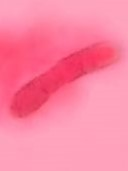
#> input picture images/pombe.jpeg, 128 x 171 px
$ python main.py
#> lines starting #> are read from the running program, lines starting #| are printed output that depends on the picture; after the words box and inside, x2 and y2 are one past the last pixel; in counts of white or black regions, pixels touching at a corner belong together
import cv2

def calculate_area(rfile, wfile, thresh):

#> called with rfile = './images/pombe.jpeg', wfile = './contours/pombe-contour.jpg', thresh = 120
    img = cv2.imread(rfile)
#> img is the input picture: shape (171, 128, 3); mean B, G, R 162.3, 131.5, 252.2

    # convert the img to greyscale
    greyscaled = cv2.cvtColor(img, cv2.COLOR_BGR2GRAY)
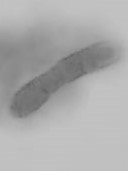
#> greyscaled: shape (171, 128); min 100, max 194, mean 171

    #get threshold(bw) 126 was finalised after hit and trial
    ret, threshold = cv2.threshold(greyscaled, thresh, 255, cv2.THRESH_BINARY)
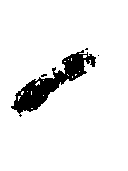
#> threshold: shape (171, 128); 92.4% white; 4 black regions (3 under 20 px)
#> ret = 120

    #find contours acc to the threshold
    contours, hierarchy = cv2.findContours(threshold, cv2.RETR_TREE, cv2.CHAIN_APPROX_SIMPLE)
#> contours = 22 contours, 19 with area under 20; largest, box (x1, y1, x2, y2) and area: (0, 0, 128, 171) 21590, (10, 49, 97, 115) 1846, (40, 73, 48, 78) 20

    #draw contours
    cv2.drawContours(threshold, contours, -1, (0, 255.0, 0), 3)
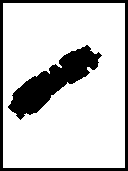
#> threshold: shape (171, 128); 80.3% white; 2 black regions, box (x1, y1, x2, y2) and area: (8, 45, 102, 120) 2562, (0, 0, 128, 171) 1758

    #find are of contour
    area = cv2.contourArea(contours[0])
#> area = 21590

    print(area/1000000)
#| 0.02159


    #save file
    cv2.imwrite(wfile, threshold)


#pombe
calculate_area('./images/pombe.jpeg', './contours/pombe-contour.jpg', 120)
calculate_area('./images/yeast.jpg', './contours/yeast-contour.jpg', 130)
#> call 2 of calculate_area, with rfile = './images/yeast.jpg', wfile = './contours/yeast-contour.jpg', thresh = 130
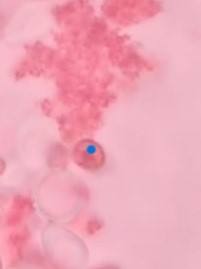
#> input picture images/yeast.jpg, 201 x 269 px
#> in calculate_area, img is the input picture: shape (269, 201, 3); mean B, G, R 183.3, 166.1, 239.1
#> in calculate_area (call 2), `greyscaled = cv2.cvtColor(img, cv2.COLOR_BGR2GRAY)`:
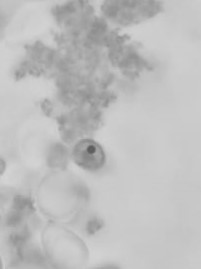
#> greyscaled: shape (269, 201); min 91, max 213, mean 189.9
#> in calculate_area (call 2), `ret, threshold = cv2.threshold(greyscaled, thresh, 255, cv2.THRESH_BIN..`:
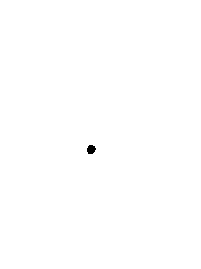
#> threshold: shape (269, 201); 99.9% white; 1 black region
#> in calculate_area (call 2), `ret, threshold = cv2.threshold(greyscaled, thresh, 255, cv2.THRESH_BIN..`: ret = 130
#> in calculate_area (call 2), `contours, hierarchy = cv2.findContours(threshold, cv2.RETR_TREE, cv2.C..`: contours = 2 contours; box (x1, y1, x2, y2) and area: (0, 0, 201, 269) 53600, (86, 144, 97, 155) 76
#> in calculate_area (call 2), `cv2.drawContours(threshold, contours, -1, (0, 255.0, 0), 3)`:
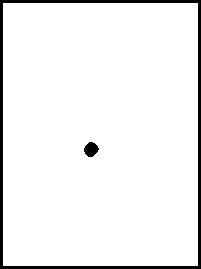
#> threshold: shape (269, 201); 94.6% white; 2 black regions, box (x1, y1, x2, y2) and area: (0, 0, 201, 269) 2784, (84, 142, 99, 157) 159
#> in calculate_area (call 2), `area = cv2.contourArea(contours[0])`: area = 53600
#| 0.0536

# 7e-4 cm2/pixel
